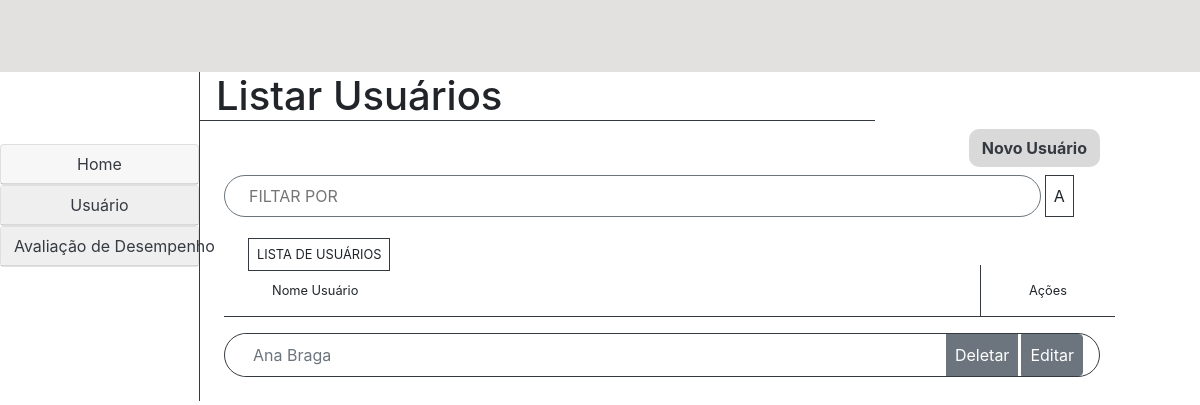
Before: /recursos_humanos/listar_usuarios/ with the older database file.
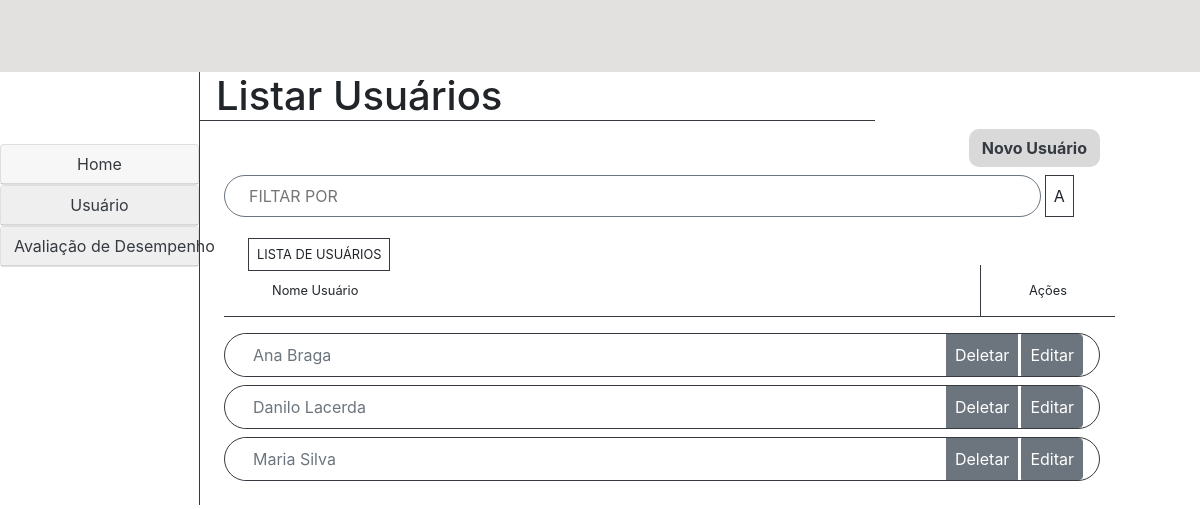
After: the same page with the newer database file.
### recursos_humanos/models.py (models this page shows, shortened)
class Usuario(models.Model):
    FUNCAO = (
        ('chefe', "Chefe"),
        ('gerente', "Gerente"),
        ('empregado', "Empregado"),
        ('recursos_humanos', "Recursos Humanos"),
    )
    CLASSE = (
        ('a', "A"),
        ('b', "B"),
        ('c', "C"),
        ('d', "D"),
    )
    NIVEL = (
        ('i', "I"),
        ('ii', "II"),
        ('iii', "III"),
        ('iv', "IV"),
        ('v', "V"),
        ('vi', "VI"),
        ('vii', "VII"),
        ('viii', "VIII"),
        ('ix', "IX"),
        ('x', "X"),
        ('xi', "XI"),
        ('xii', "XII"),
        ('xiii', "XIII"),
        ('xiv', "XIV"),
        ('xv', "XV"),
    )
    DIRETORIA = (
        ('diretoria1', "Diretoria 1"),
        ('diretoria2', "Diretoria 2"),
        ('diretoria3', "Diretoria 3"),
        ('diretoria4', "Diretoria 4"),
    )
    GERENCIA = (
        ('gerencia1', "Gerencia 1"),
        ('gerencia2', "Gerencia 2"),
        ('gerencia3', "Gerencia 3"),
        ('gerencia4', "Gerencia 4"),
    )
    GRUPO = (
        ('grupo1', "Grupo 1"),
        ('grupo2', "Grupo 2"),
    )
    nome = models.CharField(max_length=100, blank=False, null=False)
    senha = models.CharField(max_length=20, blank=False, null=False)
    email = models.EmailField(blank=False, null=False)
    cpf = models.CharField(max_length=14, blank=False, null=False)
    data_criacao_usuario = models.DateField(default=datetime.now, blank=False, null=False)
    data_atualizacao_usuario = models.DateField(blank=True, null=True)
    data_exclusao_usuario = models.DateField(blank=True, null=True)
    ultima_avaliacao = models.DateField(blank=True, null=True)
    setor = models.CharField(max_length=50)
    cargo = models.CharField(max_length=50)
    grupo = models.CharField(max_length=40, choices=GRUPO)
    funcao = models.CharField(max_length=20, choices=FUNCAO)
    classe = models.CharField(max_length=16, choices=CLASSE)
    gerencia = models.CharField(max_length=50, choices=GERENCIA)
    diretoria = models.CharField(max_length=40, choices=DIRETORIA)
    nivel = models.CharField(max_length=5, choices=NIVEL, blank=True, null=True)
    efetivo = models.BooleanField()
    inativo = models.BooleanField(default="False")
    class Meta:
        verbose_name = "Usuário"

### recursos_humanos/views.py (the view)
# urls.py: path('listar_usuarios/', views.listar_usuarios, name='listar_usuarios'),
def listar_usuarios(request):
    usuarios = Usuario.objects.all()
    return render(request, "recursos_humanos/listar_usuarios.html", {'usuarios': usuarios})

### templates/recursos_humanos/listar_usuarios.html (shortened to what this page needs)
{% extends './home.html' %}
{% block 'conteudo' %}
<div class="col col-9 m-0 p-0">
    <h1 class="border-bottom border-dark pl-3 w-75">Listar Usuários</h1>
    <div class="d-flex justify-content-end mb-2">
        <a href="{% url 'cadastrar_usuario' %}" class="btn text-dark font-weight-bold"
            style="background: #D9D9D9; border-radius: 10px;">Novo Usuário</a>
    </div>
    <div class="row mb-4 ml-4">
        <input type="text" class="border border-secondary pl-4 text-uppercase text-muted col-11"
            style="width: 100%; border-radius: 50px;" id="myInput"
            placeholder="Filtar por {% block 'filtro' %}{% endblock %}">
        <div class="border border-dark p-2 ml-1">A</div>
    </div>
    <small class="border border-dark ml-5 p-2 text-uppercase">Lista de Usuários</small>
    <div class="row ml-4 mb-0 border-bottom border-dark d-flex justify-content-between align-items-center">
        <small class="pl-5">Nome Usuário</small>
        <small class="border-left border-dark px-5 py-3">Ações</small>
    </div>
    <form class="form mt-3 ml-4">
        <div class="input-group mb-3">
            {% for usuario in usuarios %}
            <div class="input-group border border-dark w-100 mb-2" style="border-radius: 50px;">
                <input type="text" class="form-control border-0 ml-3 bg-white" placeholder="{{ usuario.nome }}"
                    aria-label="{{ usuario.nome }}" aria-describedby="botao-editar" disabled>
                <div class="input-group-append">
                    <button class="btn btn-secondary p-2 mr-1" type="button" id="botao-deletar" data-toggle="modal"
                        data-target="#deletar_usuario_{{usuario.id}}">Deletar</button>
                    <a href="{% url 'editar_usuario' usuario.id %}" class="btn btn-secondary p-2 mr-3"
                        id="botao-editar">Editar</a>
                </div>
            </div>
            {% endfor %}
        </div>
    </form>
</div>
{% endblock %}

Changed rows visible on the page:
added Usuario: nome "Danilo Lacerda"
added Usuario: nome "Maria Silva"
